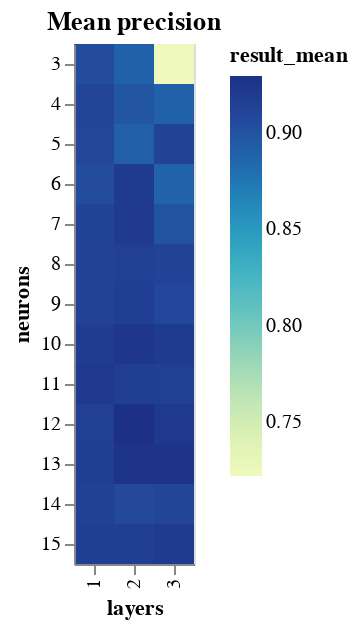

Notebook code cell kept with this figure:
### Code cell
import altair as alt


def heatmap(title, source, tooltip="props", **kwargs):
    if tooltip == "props":
        tooltip = source.columns.to_list()

    return (
        alt.Chart(source)
        .mark_rect()
        .encode(tooltip=tooltip, **kwargs)
        .properties(title=title)
        .interactive()
    )


grid = pd.DataFrame(
    [
        {
            "layers": result.params.layers,
            "neurons": result.params.neurons,
            "result_mean": result.mean,
        }
        for result in neurons_result
    ]
)

grid_cols_encoding = {"x": "layers:O", "y": "neurons:O", "color": "result_mean:Q"}

heatmap("Mean precision", grid, **grid_cols_encoding)

### Figure 1 — Vega-Lite specification as saved in the notebook (floating-point values rounded to 4 significant figures)
{"config": {"view": {"continuousWidth": 400, "continuousHeight": 300}}, "data": {"name": "data-b7927cd75af82fdea98d04bccedb23f9"}, "mark": "rect", "encoding": {"color": {"type": "quantitative", "field": "result_mean"}, "tooltip": [{"type": "quantitative", "field": "layers"}, {"type": "quantitative", "field": "neurons"}, {"type": "quantitative", "field": "result_mean"}], "x": {"type": "ordinal", "field": "layers"}, "y": {"type": "ordinal", "field": "neurons"}}, "selection": {"selector008": {"type": "interval", "bind": "scales", "encodings": ["x", "y"]}}, "title": "Mean precision", "$schema": "https://vega.github.io/schema/vega-lite/v4.8.1.json", "datasets": {"data-b7927cd75af82fdea98d04bccedb23f9": [{"layers": 2, "neurons": 8, "result_mean": 0.916}, {"layers": 1, "neurons": 12, "result_mean": 0.9154}, {"layers": 3, "neurons": 12, "result_mean": 0.9219}, {"layers": 3, "neurons": 13, "result_mean": 0.9271}, {"layers": 2, "neurons": 11, "result_mean": 0.9173}, {"layers": 2, "neurons": 12, "result_mean": 0.9297}, {"layers": 2, "neurons": 13, "result_mean": 0.9264}, {"layers": 1, "neurons": 10, "result_mean": 0.918}, {"layers": 1, "neurons": 15, "result_mean": 0.9167}, {"layers": 2, "neurons": 10, "result_mean": 0.9245}, {"layers": 1, "neurons": 4, "result_mean": 0.9114}, {"layers": 2, "neurons": 7, "result_mean": 0.9212}, {"layers": 2, "neurons": 9, "result_mean": 0.9173}, {"layers": 1, "neurons": 7, "result_mean": 0.9121}, {"layers": 3, "neurons": 15, "result_mean": 0.9199}, {"layers": 2, "neurons": 15, "result_mean": 0.9167}, {"layers": 1, "neurons": 6, "result_mean": 0.9062}, {"layers": 3, "neurons": 5, "result_mean": 0.9134}, {"layers": 3, "neurons": 8, "result_mean": 0.914}, {"layers": 3, "neurons": 14, "result_mean": 0.9115}, {"layers": 3, "neurons": 11, "result_mean": 0.9154}, {"layers": 1, "neurons": 3, "result_mean": 0.9056}, {"layers": 1, "neurons": 11, "result_mean": 0.9225}, {"layers": 3, "neurons": 10, "result_mean": 0.9206}, {"layers": 2, "neurons": 3, "result_mean": 0.89}, {"layers": 1, "neurons": 9, "result_mean": 0.9134}, {"layers": 1, "neurons": 8, "result_mean": 0.9134}, {"layers": 1, "neurons": 14, "result_mean": 0.9147}, {"layers": 1, "neurons": 5, "result_mean": 0.9102}, {"layers": 1, "neurons": 13, "result_mean": 0.9167}, {"layers": 2, "neurons": 4, "result_mean": 0.8978}, {"layers": 2, "neurons": 6, "result_mean": 0.9206}, {"layers": 3, "neurons": 7, "result_mean": 0.8997}, {"layers": 2, "neurons": 14, "result_mean": 0.9082}, {"layers": 3, "neurons": 4, "result_mean": 0.8893}, {"layers": 3, "neurons": 6, "result_mean": 0.888}, {"layers": 3, "neurons": 9, "result_mean": 0.9088}, {"layers": 2, "neurons": 5, "result_mean": 0.8913}, {"layers": 3, "neurons": 3, "result_mean": 0.722}]}}
